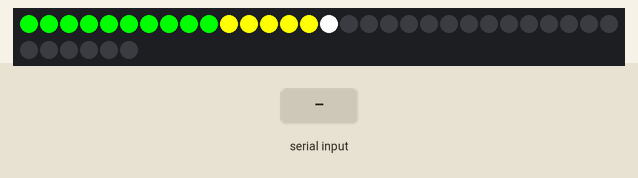
Simulated run of this sketch. Board: Arduino Uno, built with avr-gcc and run on an emulated ATmega328P. On the bench: 36 RGB LEDs in strip order, left to right, continuing on the next row. Inputs (shaded band) come from the test bench.

Above: at 1.2 s.
1.3 s: byte 36 (PIXELS) received over Serial
At 4.83 s:
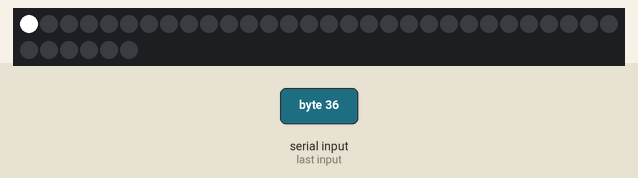
Timing chart, 0 to 6.3 s (numbered marks = the images above; inputs shaded):
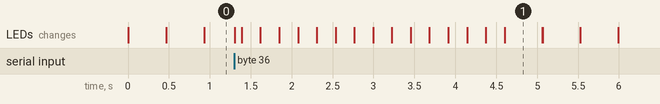

Measured:
- after the input at 1.3 s, the LEDs: first change at once (image 1 shows a later state)

The sketch:

comm.ino
```cpp
#include <LiquidCrystal.h>
#include <Adafruit_NeoPixel.h>

#define PIN 6
#define PIXELS 36

Adafruit_NeoPixel strip = Adafruit_NeoPixel(PIXELS, PIN, NEO_GRB + NEO_KHZ800);

uint8_t signal;
float max_;
uint32_t counter = 0;
boolean found;
const uint32_t GREEN = Adafruit_NeoPixel::Color(0,255,0);
const uint32_t YELLOW = Adafruit_NeoPixel::Color(255,255,0);
const uint32_t RED = Adafruit_NeoPixel::Color(255,0,0);
const uint32_t WHITE = Adafruit_NeoPixel::Color(255,255,255);
uint32_t black = 0;

/* creates a character set of 8 bars of different height */
void setup(){
  Serial.begin(9600);
  signal = 15;
  strip.begin();
  strip.show(); // Initialize all pixels to 'off'
  //color = Wheel(128);
}

void loop(){
  counter++;
  while ( Serial.available() > 0 ) {
    signal = Serial.read();
  }
  signal = signal % 36;
  draw_signal();
}

void draw_signal(){
  for (int i=0; i<signal; i++){
    strip.setPixelColor(i, getColor(i));
  }
  for (int i=signal; i<PIXELS; i++){
    strip.setPixelColor(i, black);
  }
  setMax();
    strip.setPixelColor(max_, WHITE);
  strip.show();
}

void setMax(){
  if (signal>max_ && signal < PIXELS){
    max_ = signal+1;
  } else if (signal == PIXELS) {
    max_ = PIXELS;
  } else {
    max_ -= 0.01;
    if (signal>max_) {
     max_ = signal+1;
    }
  }

}

uint32_t Wheel(byte WheelPos) {
  WheelPos = 255 - WheelPos;
  if(WheelPos < 85) {
    return strip.Color(255 - WheelPos * 3, 0, WheelPos * 3);
  }
  else if(WheelPos < 170) {
    WheelPos -= 85;
    return strip.Color(0, WheelPos * 3, 255 - WheelPos * 3);
  }
  else {
    WheelPos -= 170;
    return strip.Color(WheelPos * 3, 255 - WheelPos * 3, 0);
  }
}

uint32_t getColor(int i) {
  if (i<10) return GREEN;
  if (i>=10 && i<20) return YELLOW;
  if (i>20) return RED;
}
```
